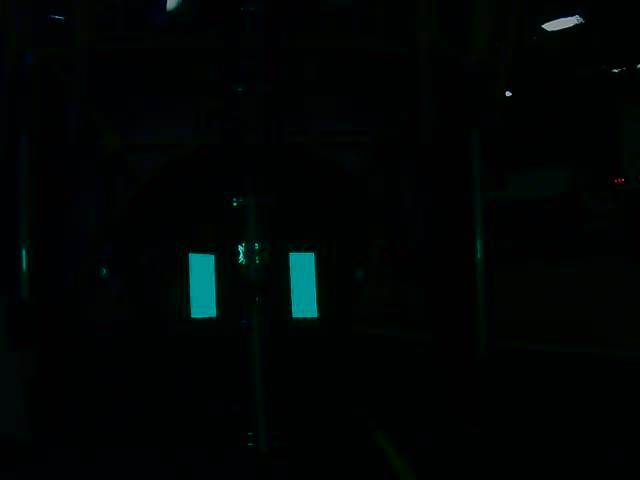
#> input picture sample.jpg, 640 x 480 px
$ python main.py   (older library calls are emulated)
#> lines starting #> are read from the running program, lines starting #| are printed output that depends on the picture; after the words box and inside, x2 and y2 are one past the last pixel; in counts of white or black regions, pixels touching at a corner belong together; long printed decimals are rounded
import cv2
import math
import numpy as np

class Vision(object):
  def __init__(self):
    self.hslRange = {'hue': {'min': 80, 'max': 100}, 'sat': {'min': 60, 'max': 255}, 'lum': {'min': 0, 'max': 255}}
    self.focalLength = 980
    self.realCoordinates = np.array([
      (-5.125, 2.5, 0), # top left of left target
      (-3.125, 2.5, 0), # top right of left target
      (-5.125, -2.5, 0), # bottom left of left target
      (-3.125, -2.5, 0), # bottom right of left target
      (3.125, 2.5, 0), # top left of right target
      (5.125, 2.5, 0), # top right of right target
      (3.125, -2.5, 0), # bottom left of right target
      (5.125, -2.5, 0) # bottom right of right target
    ], dtype=np.float)

    self.cameraMatrix = np.array([
      (1.1604687468751836e+03, 0, 640),
      (0, 1.1604687468751836e+03, 426),
      (0, 0, 1)
    ], dtype=np.float)

    self.distortionMatrix = np.array([
      -1.3906801849944408e-01,
      1.8194213754829054e+00,
      0,
      0,
      -8.3069705607294129e+00
    ], dtype=np.float)

  def getStrips(self, image):
    # Filter by HSL values
    thresholdImg = cv2.inRange(cv2.cvtColor(image, cv2.COLOR_BGR2HLS),
      (self.hslRange['hue']['min'], self.hslRange['sat']['min'], self.hslRange['lum']['min']),
      (self.hslRange['hue']['max'], self.hslRange['sat']['max'], self.hslRange['lum']['max']))

    # Get contours
    img, contours, hierarchy = cv2.findContours(thresholdImg, cv2.RETR_TREE, cv2.CHAIN_APPROX_SIMPLE)

    # Finds the 2 contours with the largest areas
    areaArray = []
    for contour in contours:
      areaArray.append({'area': cv2.contourArea(contour), 'contour': contour})

    areaArray.sort(key = lambda x: x['area'], reverse=True) # sorts by area in reverse order so that 2 largest will be first

    return [areaArray[0]['contour'], areaArray[1]['contour']]

  def getCorners(self, contour):
    left = tuple(contour[contour[:, :, 0].argmin()][0])
    right = tuple(contour[contour[:, :, 0].argmax()][0])
    top = tuple(contour[contour[:, :, 1].argmin()][0])
    bottom = tuple(contour[contour[:, :, 1].argmax()][0])

    return {'topLeft': (left[0], top[1]),
            'topRight': (right[0], top[1]),
            'bottomLeft': (left[0], bottom[1]),
            'bottomRight': (right[0], bottom[1]) }

  def getCartesianFromContour(self, contour):
    moment = cv2.moments(contour)
    x = int(moment['m10'] / moment['m00'])
    y = int(moment['m01'] / moment['m00'])
    return {'x': x, 'y': y}

  def pixelToAngle(self, x, y, width, height):
    yaw = math.degrees(math.atan((x - ((width - 1) / 2) / self.focalLength)))
    pitch = math.degrees(math.atan((y - ((height - 1) / 2) / self.focalLength)))
    return {'yaw': yaw, 'pitch': pitch}

  def run(self, source):
    # Get size of source
    height = np.size(source, 0)
#> height = 480
#> source is the input picture: shape (480, 640, 3); mean B, G, R 4.1, 4.7, 0.8
    width = np.size(source, 1)
#> width = 640

    cornerPoints = []

    for strip in self.getStrips(source):
#> in getStrips, `thresholdImg = cv2.inRange(cv2.cvtColor(image, cv2.COLOR_BGR2HLS), (se..`:
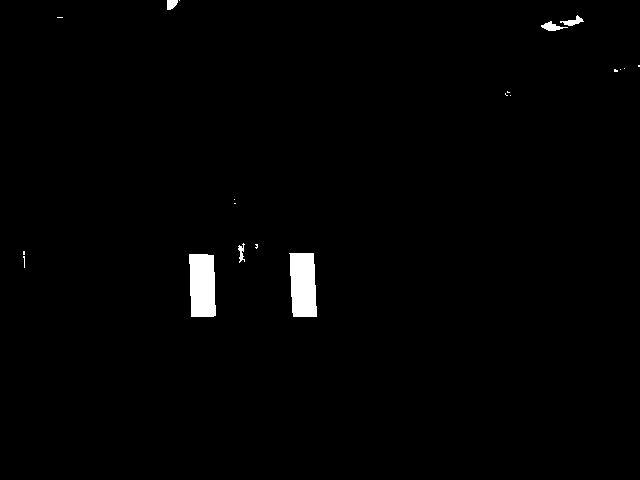
#> thresholdImg: shape (480, 640); 1.2% white; 20 white regions (14 under 20 px)
#> in getStrips, `img, contours, hierarchy = cv2.findContours(thresholdImg, cv2.RETR_TRE..`: contours = 20 contours, 14 with area under 20; largest, box (x1, y1, x2, y2) and area: (289, 253, 317, 317) 1480, (189, 254, 216, 317) 1464, (541, 21, 568, 31) 97, (560, 15, 584, 26) 83, (167, 0, 178, 10) 70, (238, 243, 245, 263) 42
      corners = self.getCorners(strip)
      cv2.circle(source, corners['topLeft'], 4, (0, 0, 255), -1)
      cv2.circle(source, corners['topRight'], 4, (0, 255, 0), -1)
      cv2.circle(source, corners['bottomLeft'], 4, (255, 0, 0), -1)
      cv2.circle(source, corners['bottomRight'], 4, (255, 255, 0), -1)

      cornerPoints.append((corners['topLeft'][0], corners['topLeft'][1]))
      cornerPoints.append((corners['topRight'][0], corners['topRight'][1]))
      cornerPoints.append((corners['bottomLeft'][0], corners['topLeft'][1]))
      cornerPoints.append((corners['bottomRight'][0], corners['topRight'][1]))
#> this loop made 2 passes
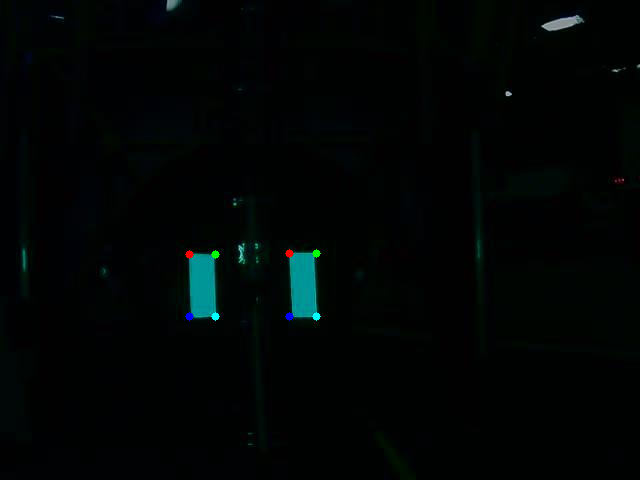
#> source: shape (480, 640, 3); 0.13% of pixels changed, all inside (x1, y1, x2, y2) = (185, 249, 321, 321)
#> after the loop, cornerPoints = [(289, 253), (316, 253), (289, 253), (316, 253), (189, 254), (215, 254), (189, 254), (215, 254)]

    # show the output image
    # solve PnP problem
    (result, rotation, translation) = cv2.solvePnP(self.realCoordinates, np.array(cornerPoints, dtype=np.float), self.cameraMatrix, self.distortionMatrix)
#> result = True; rotation = [1.53, 0.535, -0.352]; translation = [-0.00189, 0.0324, 6.55e-05]
    (rodRotation, jacobian) = cv2.Rodrigues(rotation)
#> rodRotation = [[0.838, 0.535, 0.108], [0.112, 0.0258, -0.993], [-0.534, 0.844, -0.0383]]
    print(translation)
#| [[-1.88972504e-03]
#|  [ 3.23795089e-02]
#|  [ 6.54594342e-05]]
    print([np.dot(rodRotation, translation), np.dot(0, 1)])
#| [array([[0.01575],
#|        [0.0005585],
#|        [0.02835]]), 0]

    #cv2.imshow("Image", source)
    #cv2.waitKey(0)


visionTest = Vision()

visionTest.run(cv2.imread('sample.jpg'))
